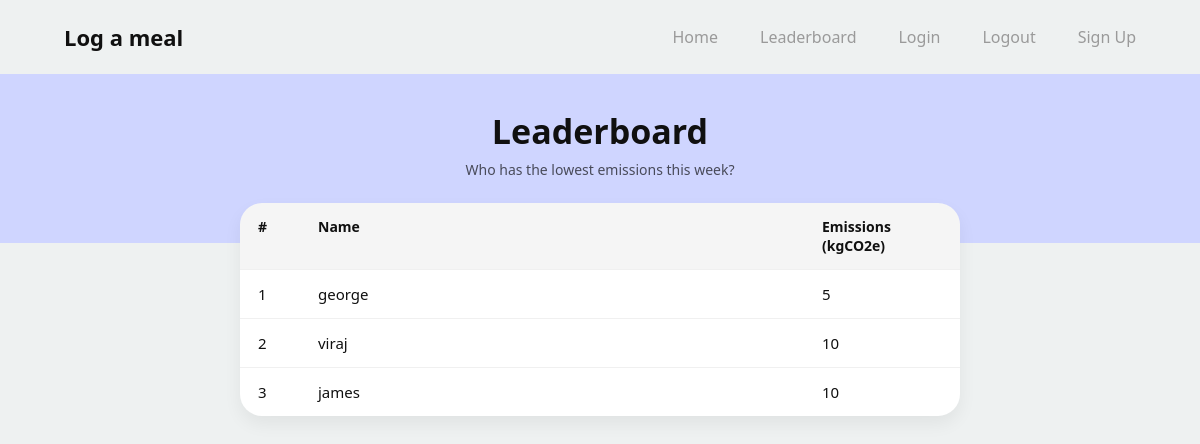
/leaderboard (signed in), run on an earlier commit of the app's database.
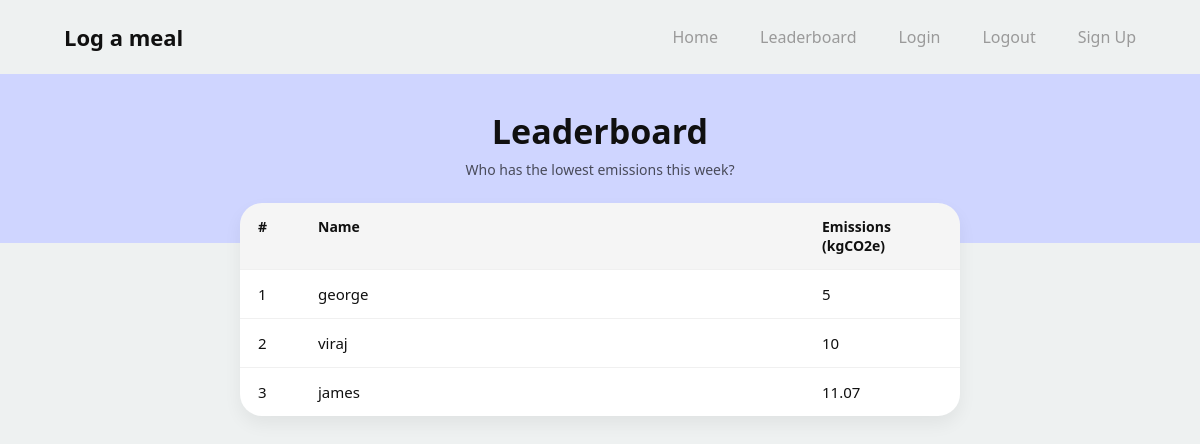
And on a later commit of the database.
### app/models.py (models this page shows, shortened)
class User(db.Model,UserMixin):
    __tablename__ = 'users'
    id: so.Mapped[int] = so.mapped_column(primary_key=True)
    username: so.Mapped[str] = so.mapped_column(sa.String(63), index=True, unique=True)
    email: so.Mapped[str] = so.mapped_column(sa.String(119), index=True, unique=True)
    password_hash: so.Mapped[Optional[str]] = so.mapped_column(sa.String(255))
    weekly_score: so.Mapped[int] = so.mapped_column(sa.Integer, index=True, default=0)
    meals: so.Mapped[list['Meal']] = so.relationship(back_populates='user')

### app/routes.py (the view)
@app.route("/leaderboard")
@login_required
def leaderboard():
    users = db.session.query(User.username, User.weekly_score)\
        .order_by(User.weekly_score.asc())\
        .all()
    return render_template('LeaderboardPage.html', usernames=users)

### app/models.py (called while the page is built)
@login.user_loader
def load_user(id):
    return db.session.get(User, int(id))

### app/templates/LeaderboardPage.html (shortened to what this page needs)
{% extends "base.html" %}
{% block styles %}
<link rel="stylesheet" href="{{ url_for('static', filename='css/log_meal.css') }}">
{% endblock %}
{% block content %}
<div class="dash">
  <div class="dash-hero">
    <h1 class="dash-title">Leaderboard</h1>
    <p class="dash-subtitle">Who has the lowest emissions this week?</p>
  </div>
  <div class="leaderboard">
    <div class="leaderboard-head">
      <div>#</div>
      <div>Name</div>
      <div>Emissions (kgCO2e)</div>
    </div>
    {% for username, score in usernames %}
    <div class="leaderboard-row">
      <div>{{ loop.index }}</div>
      <div>{{ username }}</div>
      <div>{{ score|round(2) }}</div>
    </div>
    {% endfor %}
  </div>
</div>
{% endblock %}

What changed in the data, as far as the page shows it:
changed User "james": weekly_score "10" → "11.07"
